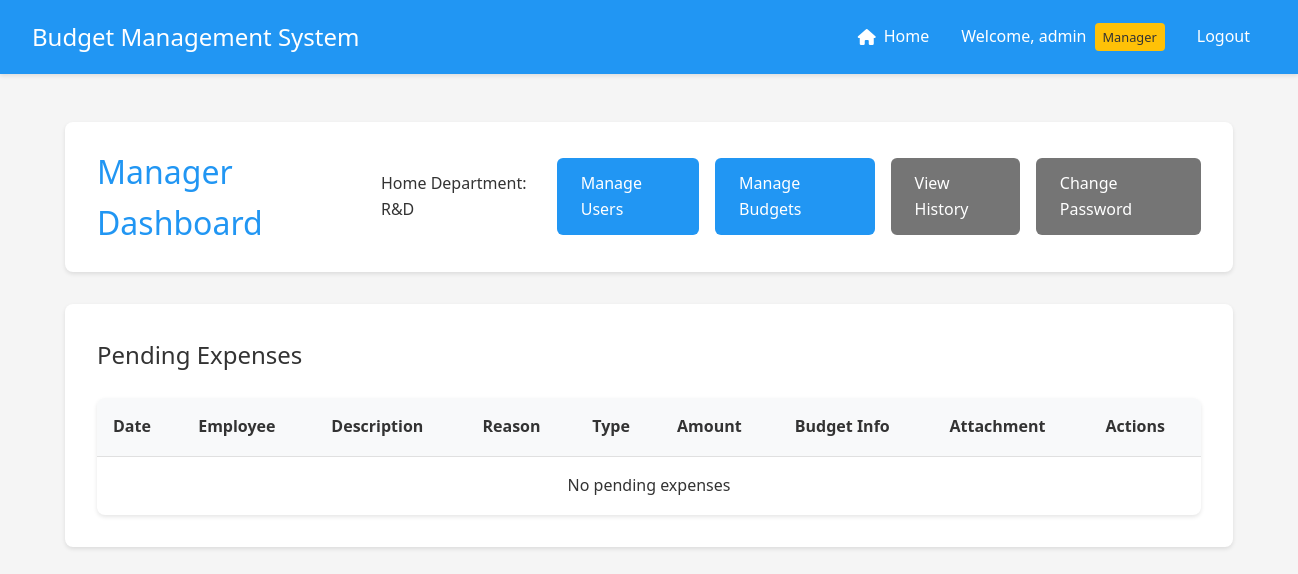
Page /manager/dashboard (signed in) on the earlier database version.
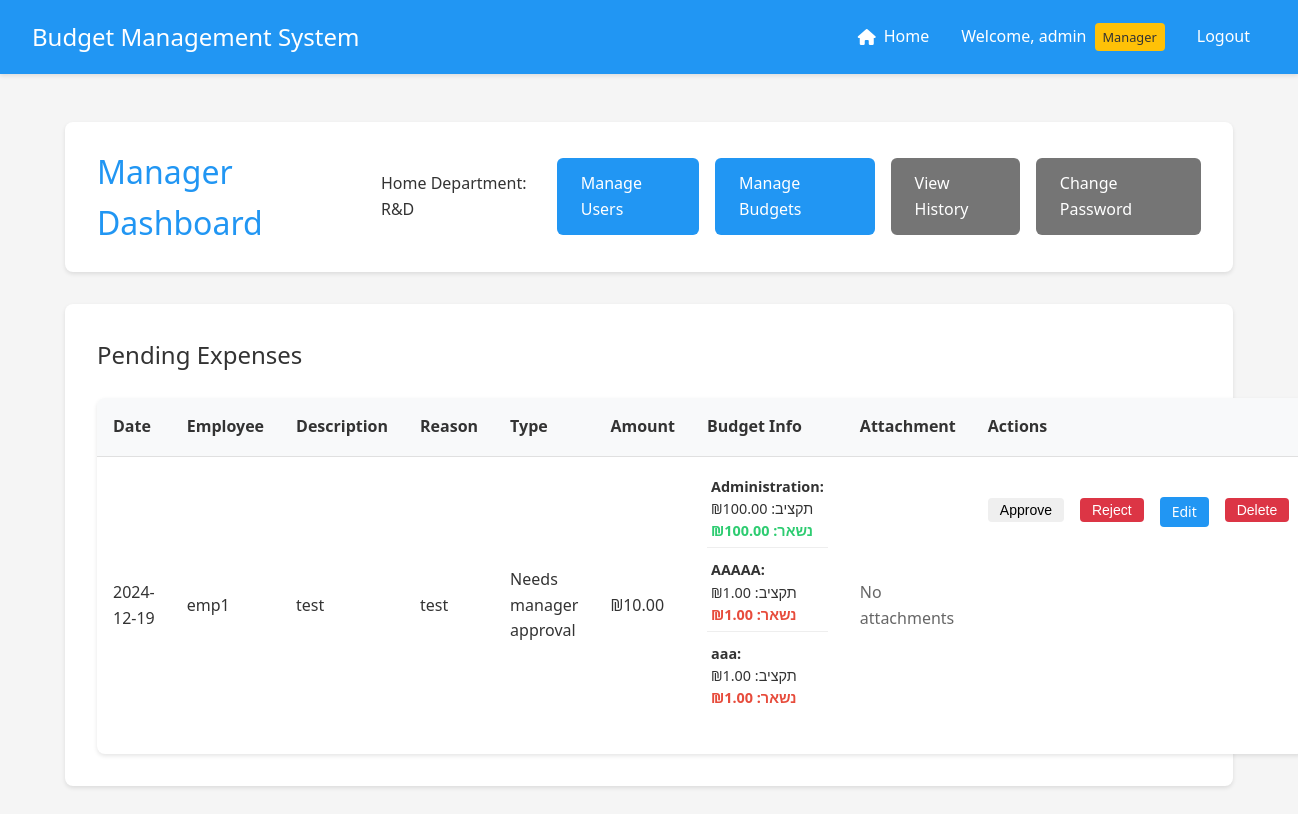
Same page on the later database version.
### app.py (models this page shows, shortened)
class Expense(db.Model):
    __tablename__ = 'expense'
    id = db.Column(db.Integer, primary_key=True)
    amount = db.Column(db.Float, nullable=False)
    description = db.Column(db.String(200))
    reason = db.Column(db.String(500))
    type = db.Column(db.String(50), nullable=False, default='needs_approval')  # New field
    date = db.Column(db.DateTime, nullable=False, default=datetime.utcnow)
    status = db.Column(db.String(20), default='pending')
    user_id = db.Column(db.Integer, db.ForeignKey('user.id'), nullable=False)
    subcategory_id = db.Column(db.Integer, db.ForeignKey('subcategory.id'), nullable=False)
    quote_filename = db.Column(db.String(255))
    invoice_filename = db.Column(db.String(255))
    receipt_filename = db.Column(db.String(255))
    manager_id = db.Column(db.Integer, db.ForeignKey('user.id'), nullable=True)
    handled_at = db.Column(db.DateTime, nullable=True)

class User(UserMixin, db.Model):
    __tablename__ = 'user'
    id = db.Column(db.Integer, primary_key=True)
    username = db.Column(db.String(80), unique=True, nullable=False)
    password = db.Column(db.String(120), nullable=False)
    is_manager = db.Column(db.Boolean, default=False)
    is_admin = db.Column(db.Boolean, default=False)
    status = db.Column(db.String(20), default='active')  # active, inactive, pending
    department_id = db.Column(db.Integer, db.ForeignKey('department.id'))
    home_department = db.relationship('Department',
                                    foreign_keys=[department_id],
                                    back_populates='employees')
    managed_departments = db.relationship('Department',
                                       secondary=manager_departments,
                                       backref=db.backref('department_managers', lazy='dynamic'))
    submitted_expenses = db.relationship('Expense',
                                       primaryjoin='User.id==Expense.user_id',
                                       backref='submitter',
                                       lazy=True)
    handled_expenses = db.relationship('Expense',
                                     primaryjoin='User.id==Expense.manager_id',
                                     backref='handler',
                                     lazy=True)

### app.py (the view, shortened to what this page needs)
@app.route('/manager/dashboard')
@login_required
def manager_dashboard():
    if not current_user.is_manager:
        return redirect(url_for('employee_dashboard'))
    dept_expenses = db.session.query(
        Department.id,
        db.func.sum(Expense.amount).label('total_expenses')
    ).join(
        Category, Department.id == Category.department_id
    ).join(
        Subcategory, Category.id == Subcategory.category_id
    ).join(
        Expense, Subcategory.id == Expense.subcategory_id
    ).filter(
        Expense.status == 'approved'
    ).group_by(Department.id).subquery()
    cat_expenses = db.session.query(
        Category.id,
        db.func.sum(Expense.amount).label('total_expenses')
    ).join(
        Subcategory, Category.id == Subcategory.category_id
    ).join(
        Expense, Subcategory.id == Expense.subcategory_id
    ).filter(
        Expense.status == 'approved'
    ).group_by(Category.id).subquery()
    subcat_expenses = db.session.query(
        Subcategory.id,
        db.func.sum(Expense.amount).label('total_expenses')
    ).join(
        Expense, Subcategory.id == Expense.subcategory_id
    ).filter(
        Expense.status == 'approved'
    ).group_by(Subcategory.id).subquery()
    if current_user.username == 'admin':
        pending_expenses = Expense.query.join(User, Expense.user_id == User.id)\
            .join(Subcategory, Expense.subcategory_id == Subcategory.id)\
            .join(Category, Subcategory.category_id == Category.id)\
            .join(Department, Category.department_id == Department.id)\
            .outerjoin(dept_expenses, Department.id == dept_expenses.c.id)\
            .outerjoin(cat_expenses, Category.id == cat_expenses.c.id)\
            .outerjoin(subcat_expenses, Subcategory.id == subcat_expenses.c.id)\
            .filter(Expense.status == 'pending')\
            .add_columns(
                Department.name.label('department_name'),
                Department.budget.label('department_budget'),
                (Department.budget - db.func.coalesce(dept_expenses.c.total_expenses, 0)).label('department_remaining'),
                Category.name.label('category_name'),
                Category.budget.label('category_budget'),
                (Category.budget - db.func.coalesce(cat_expenses.c.total_expenses, 0)).label('category_remaining'),
                Subcategory.name.label('subcategory_name'),
                Subcategory.budget.label('subcategory_budget'),
                (Subcategory.budget - db.func.coalesce(subcat_expenses.c.total_expenses, 0)).label('subcategory_remaining')
            ).all()
    return render_template('manager_dashboard.html', expenses=pending_expenses)

### app.py (called while the page is built)
@login_manager.user_loader
def load_user(user_id):
    return User.query.get(int(user_id))

@app.template_filter('format_expense_type')
def format_expense_type(value):
    types = {
        'future_approval': 'Approval for future purchase',
        'auto_approved': 'Automatically approved expense',
        'needs_approval': 'Needs manager approval',
        'pre_approved': 'Pre-approved by manager'
    }
    return types.get(value, value)

### templates/manager_dashboard.html (shortened to what the changed rows need)
{% extends "base.html" %}
{% block content %}
<div class="container">
    <header class="dashboard-header">
        <h1>Manager Dashboard</h1>
    </header>
    <div class="card">
        <h2>Pending Expenses</h2>
        <div class="table-responsive">
            <table>
                <thead>
                    <tr>
                        <th>Date</th>
                        <th>Employee</th>
                        <th>Description</th>
                        <th>Reason</th>
                        <th>Type</th>
                        <th>Amount</th>
                        <th>Budget Info</th>
                        <th>Attachment</th>
                        <th>Actions</th>
                    </tr>
                </thead>
                <tbody>
                    {% for expense, dept_name, dept_budget, dept_remaining, cat_name, cat_budget, cat_remaining, subcat_name, subcat_budget, subcat_remaining in expenses %}
                    <tr>
                        <td>{{ expense.date.strftime('%Y-%m-%d') }}</td>
                        <td>{{ expense.submitter.username }}</td>
                        <td>{{ expense.description }}</td>
                        <td>{{ expense.reason }}</td>
                        <td>{{ expense.type|format_expense_type }}</td>
                        <td>₪{{ "%.2f"|format(expense.amount) }}</td>
                        <td>
                            <div class="budget-info">
                                <div class="budget-row">
                                    <div><strong>{{ dept_name }}:</strong></div>
                                    <div>תקציב: ₪{{ "%.2f"|format(dept_budget) }}</div>
                                    <div class="remaining {% if dept_remaining < expense.amount %}warning{% endif %}">
                                        נשאר: ₪{{ "%.2f"|format(dept_remaining) }}
                                    </div>
                                </div>
                                <div class="budget-row">
                                    <div><strong>{{ cat_name }}:</strong></div>
                                    <div>תקציב: ₪{{ "%.2f"|format(cat_budget) }}</div>
                                    <div class="remaining {% if cat_remaining < expense.amount %}warning{% endif %}">
                                        נשאר: ₪{{ "%.2f"|format(cat_remaining) }}
                                    </div>
                                </div>
                                <div class="budget-row">
                                    <div><strong>{{ subcat_name }}:</strong></div>
                                    <div>תקציב: ₪{{ "%.2f"|format(subcat_budget) }}</div>
                                    <div class="remaining {% if subcat_remaining < expense.amount %}warning{% endif %}">
                                        נשאר: ₪{{ "%.2f"|format(subcat_remaining) }}
                                    </div>
                                </div>
                            </div>
                        </td>
                        <td>
                            {% if not expense.quote_filename and not expense.invoice_filename and not expense.receipt_filename %}
                                <span class="text-muted">No attachments</span>
                            {% endif %}
                        </td>
                        <td class="actions">
                            <form action="{{ url_for('handle_expense', expense_id=expense.id, action='approve') }}" method="post" class="inline-form">
                                <button type="submit" class="button success small">Approve</button>
                            </form>
                            <form action="{{ url_for('handle_expense', expense_id=expense.id, action='reject') }}" method="post" class="inline-form">
                                <button type="submit" class="button danger small">Reject</button>
                            </form>
                            {% if current_user.username == 'admin' %}
                            <a href="{{ url_for('admin_edit_expense', expense_id=expense.id) }}"
                               class="button primary small">Edit</a>
                            <form action="{{ url_for('admin_delete_expense', expense_id=expense.id) }}"
                                  method="post"
                                  class="inline-form"
                                  onsubmit="return confirm('Are you sure you want to delete this expense?');">
                                <button type="submit" class="button danger small">Delete</button>
                            </form>
                            {% endif %}
                        </td>
                    </tr>
                    {% endfor %}
                    {% if not expenses %}
                    <tr>
                        <td colspan="9" class="text-center">No pending expenses</td>
                    </tr>
                    {% endif %}
                </tbody>
            </table>
        </div>
    </div>
</div>
{% endblock %}

Differences in the rows shown:
added Expense: date "2024-12-19", submitter.username "emp1", description "test", reason "test", type "Needs manager approval", amount "10.00", dept_name "Administration", dept_budget "100.00", dept_remaining "100.00", cat_name "AAAAA", id "1.00", subcat_name "aaa", shows "No attachments"
Other differences:
text no longer shown: "No pending expenses"
